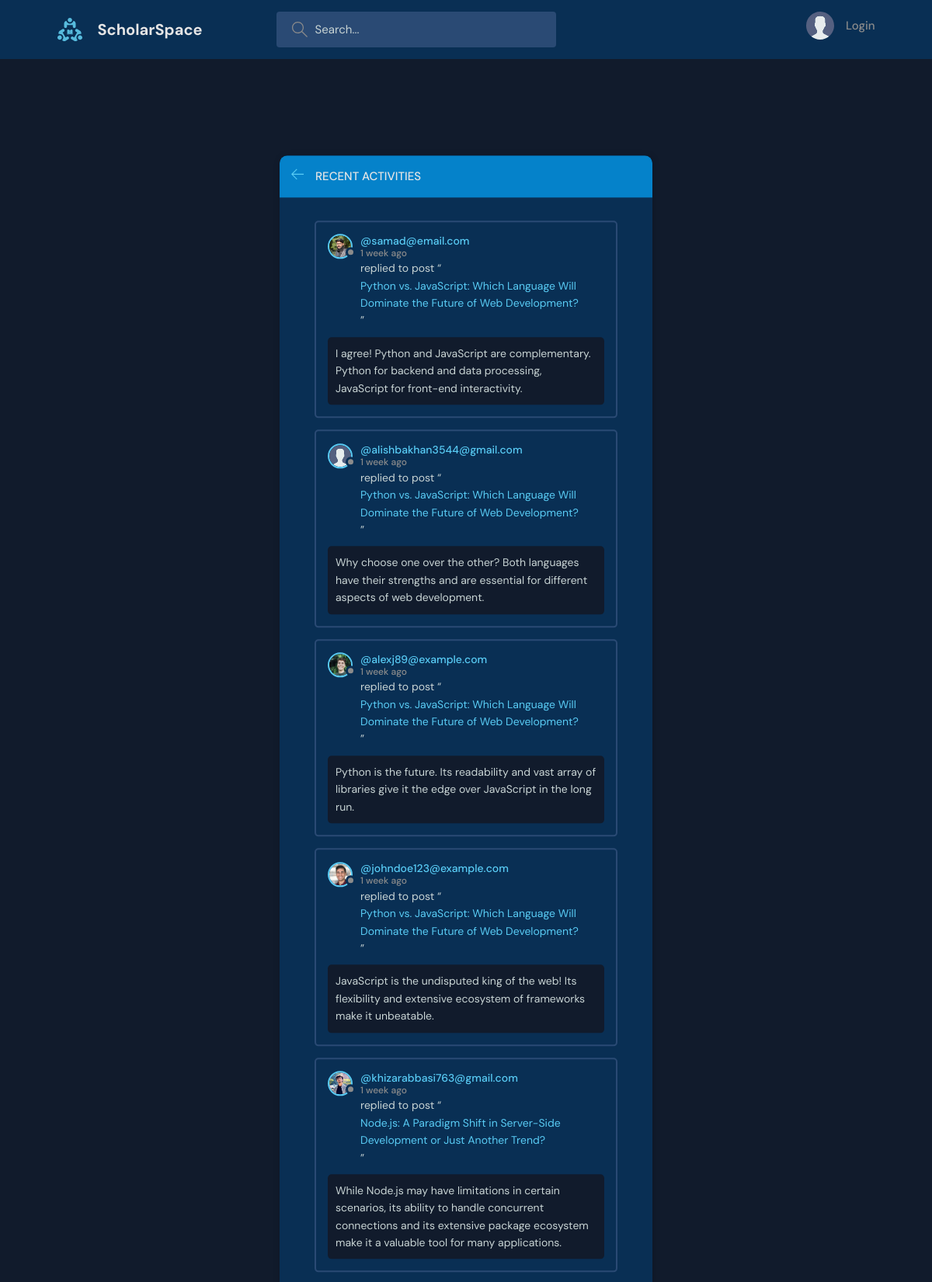
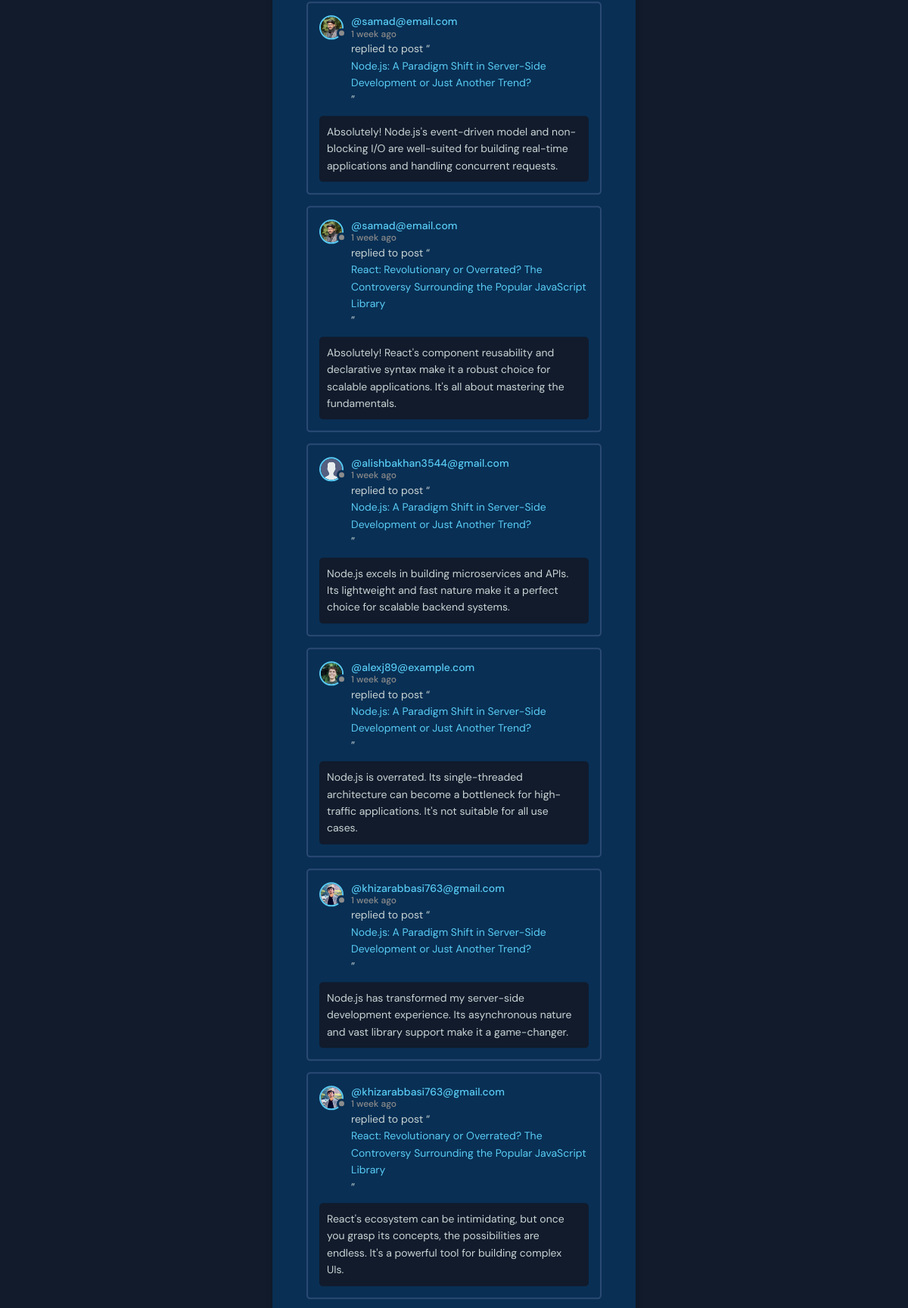
The page /activity/ (upper part) on the database its author committed (2 pictures, top to bottom).
### base/models.py (models this page shows, shortened)
class Message(models.Model):
    user = models.ForeignKey(User, on_delete=models.CASCADE)
    room = models.ForeignKey(Room, on_delete=models.CASCADE)
    body = models.TextField()
    updated = models.DateTimeField(auto_now=True)
    created = models.DateTimeField(auto_now_add=True)
    class Meta:
        ordering = ["-updated", "-created"]

class User(AbstractUser):
    name = models.CharField(max_length=200, null=True)
    email = models.CharField(max_length=200, null=True, unique=True)
    bio = models.TextField(null=True, blank=True)
    avatar = models.ImageField(null=True, default="avatar.svg")
    USERNAME_FIELD = "email"
    REQUIRED_FIELDS = [""]

class Room(models.Model):
    host = models.ForeignKey(User, on_delete=models.SET_NULL, null=True)
    topic = models.ForeignKey(Topic, on_delete=models.SET_NULL, null=True)
    name = models.CharField(max_length=200)
    description = models.TextField(blank=True, null=True)
    participants = models.ManyToManyField(
        User, related_name="participants", blank=True)
    updated = models.DateTimeField(auto_now=True)
    created = models.DateTimeField(auto_now_add=True)
    class Meta:
        ordering = ["-updated", "-created"]
    def __str__(self):
        return str(self.name)

### base/views.py (the view)
# urls.py: path('activity/', views.activityPage, name="activity")
def activityPage(requests):
    room_messages = Message.objects.all().order_by("-created")
    return render(requests, "base/activity.html", {"room_messages": room_messages})

### base/templates/base/activity.html (shortened to what this page needs)
{% extends 'main.html' %} {% block content %}
<main class="layout">
  <div class="container">
    <div class="layout__box">
      <div class="layout__boxHeader">
        <div class="layout__boxTitle">
          <a href="{% url 'home' %}">
            <svg
              version="1.1"
              xmlns="http://www.w3.org/2000/svg"
              width="32"
              height="32"
              viewBox="0 0 32 32"
            >
              <title>arrow-left</title>
              <path
                d="M13.723 2.286l-13.723 13.714 13.719 13.714 1.616-1.611-10.96-10.96h27.625v-2.286h-27.625l10.965-10.965-1.616-1.607z"
              ></path>
            </svg>
          </a>
          <h3>Recent Activities</h3>
        </div>
      </div>
      <div class="activities-page layout__body">
        {% for message in room_messages %}
        <div class="activities__box">
          <div class="activities__boxHeader roomListRoom__header">
            <a
              href="{% url 'user-profile' message.user.id %}"
              class="roomListRoom__author"
            >
              <div class="avatar avatar--small">
                <img src="{{ message.user.avatar.url }}" />
              </div>
              <p>
                @{{ message.user }}
                <span>{{ message.created|timesince }} ago</span>
              </p>
            </a>
          </div>
          <div class="activities__boxContent">
            <p>
              replied to post “<a href="{% url 'room' message.room.id %}"
                >{{ message.room }}</a
              >”
            </p>
            <div class="activities__boxRoomContent">{{ message.body }}</div>
          </div>
        </div>
        {% endfor %}
      </div>
    </div>
  </div>
</main>
{% endblock %}

### static/styles/style.css (style rules this page uses)
:root { --color-main: #59ccf5; --color-main-light: #e1f6fb; --color-dark: #092f54; --color-dark-medium: #2a4a74; --color-dark-light: #0582ca; --color-light: #e5e5e5; --color-gray: #8b8b8b; --color-light-gray: #c8d4d4; --color-bg: #111b2c; --color-success: #5dd693; --color-error: #fc4b0b; }
* { font-family: "DM Sans", -apple-system, BlinkMacSystemFont, "Segoe UI", Roboto, Oxygen, Ubuntu, Cantarell, "Open Sans", "Helvetica Neue", sans-serif; margin: 0; padding: 0; box-sizing: border-box; text-rendering: optimizeLegibility; font-size: inherit; }
html { font-size: 56.25%; }
@media only screen and (min-width: 1200px) { html { font-size: 62.5%; } }
body { line-height: 1.6; font-weight: 400; font-size: 1.5rem; color: var(--color-light-gray); background-color: var(--color-bg); min-height: 100vh; }
img { width: 100%; }
a { display: inline-block; color: var(--color-main); text-decoration: none; }
.container { max-width: 120rem; width: 90%; margin: auto; }
.avatar { position: relative; display: inline-block; border-radius: 50%; border: 2px solid var(--color-main); }
.avatar img { display: block; border-radius: 50%; object-fit: cover; object-position: center; }
.avatar::after { content: ""; display: block; position: absolute; background-color: var(--color-gray); z-index: 111; border-radius: 50%; border: 0.3rem solid var(--color-dark); }
.avatar.avatar--small img { width: 2.8rem; height: 2.8rem; }
.avatar.avatar--small:after { width: 0.7rem; height: 0.7rem; bottom: 0px; right: -6px; }
.layout { margin-top: 2.4rem; }
.layout > .container { display: flex; justify-content: space-between; align-items: flex-start; }
.layout__box { width: 90%; max-width: 48rem; min-height: 40rem; position: absolute; top: 50%; left: 50%; transform: translate(-50%, -46%); background-color: var(--color-dark); border-radius: 1rem; box-shadow: 1px 1px 6px 3px rgba(0, 0, 0, 0.1); overflow: hidden; }
.layout__boxHeader { display: flex; padding: 1.5rem; background-color: var(--color-dark-light); }
.layout__boxTitle { display: flex; gap: 1.5rem; align-items: center; }
.layout__boxTitle h3 { text-transform: uppercase; font-weight: 500; color: var(--color-light); }
.layout__boxTitle svg { width: 1.6rem; height: 1.6rem; fill: var(--color-main); }
.layout__body { margin: 3rem; }
.roomListRoom__header { display: flex; justify-content: space-between; align-items: center; }
.roomListRoom__author { font-weight: 500; display: flex; align-items: center; gap: 1rem; }
.activities__box { margin: 1.5rem; padding: 1.5rem; border: 2px solid var(--color-dark-medium); border-radius: 5px; }
.activities__boxHeader p { font-size: 1.4rem; line-height: 1.3; }
.activities__boxHeader p span { color: var(--color-gray); font-size: 1.2rem; display: block; }
.activities__boxContent { margin-left: 4.2rem; }
.activities__boxContent { font-size: 1.4rem; }
.activities__boxRoomContent { background: var(--color-bg); padding: 1rem; border-radius: 5px; margin-top: 1rem; margin-left: -4.2rem; }

### rows shown on the page
Message: user.avatar (picture), user "samad@email.com", created "1 week", room "Python vs. JavaScript: Which Language Will Dominate the Future of Web Development?", body "I agree! Python and JavaScript are complementary. Python for backend and data processing, JavaScript for front-end interactivity."
Message: user.avatar (placeholder picture), user "alishbakhan3544@gmail.com", created "1 week", room "Python vs. JavaScript: Which Language Will Dominate the Future of Web Development?", body "Why choose one over the other? Both languages have their strengths and are essential for different aspects of web development."
Message: user.avatar (picture), user "alexj89@example.com", created "1 week", room "Python vs. JavaScript: Which Language Will Dominate the Future of Web Development?", body "Python is the future. Its readability and vast array of libraries give it the edge over JavaScript in the long run."
Message: user.avatar (picture), user "johndoe123@example.com", created "1 week", room "Python vs. JavaScript: Which Language Will Dominate the Future of Web Development?", body "JavaScript is the undisputed king of the web! Its flexibility and extensive ecosystem of frameworks make it unbeatable."
Message: user.avatar (picture), user "khizarabbasi763@gmail.com", created "1 week", room "Node.js: A Paradigm Shift in Server-Side Development or Just Another Trend?", body "While Node.js may have limitations in certain scenarios, its ability to handle concurrent connections and its extensive package ecosystem make it a valuable tool for many applications."
Message: user.avatar (picture), user "samad@email.com", created "1 week", room "Node.js: A Paradigm Shift in Server-Side Development or Just Another Trend?", body "Absolutely! Node.js's event-driven model and non-blocking I/O are well-suited for building real-time applications and handling concurrent requests."
Message: user.avatar (picture), user "samad@email.com", created "1 week", room "React: Revolutionary or Overrated? The Controversy Surrounding the Popular JavaScript Library", body "Absolutely! React's component reusability and declarative syntax make it a robust choice for scalable applications. It's all about mastering the fundamentals."
Message: user.avatar (placeholder picture), user "alishbakhan3544@gmail.com", created "1 week", room "Node.js: A Paradigm Shift in Server-Side Development or Just Another Trend?", body "Node.js excels in building microservices and APIs. Its lightweight and fast nature make it a perfect choice for scalable backend systems."
Message: user.avatar (picture), user "alexj89@example.com", created "1 week", room "Node.js: A Paradigm Shift in Server-Side Development or Just Another Trend?", body "Node.js is overrated. Its single-threaded architecture can become a bottleneck for high-traffic applications. It's not suitable for all use cases."
Message: user.avatar (picture), user "khizarabbasi763@gmail.com", created "1 week", room "Node.js: A Paradigm Shift in Server-Side Development or Just Another Trend?", body "Node.js has transformed my server-side development experience. Its asynchronous nature and vast library support make it a game-changer."
Message: user.avatar (picture), user "khizarabbasi763@gmail.com", created "1 week", room "React: Revolutionary or Overrated? The Controversy Surrounding the Popular JavaScript Library", body "React's ecosystem can be intimidating, but once you grasp its concepts, the possibilities are endless. It's a powerful tool for building complex UIs."
